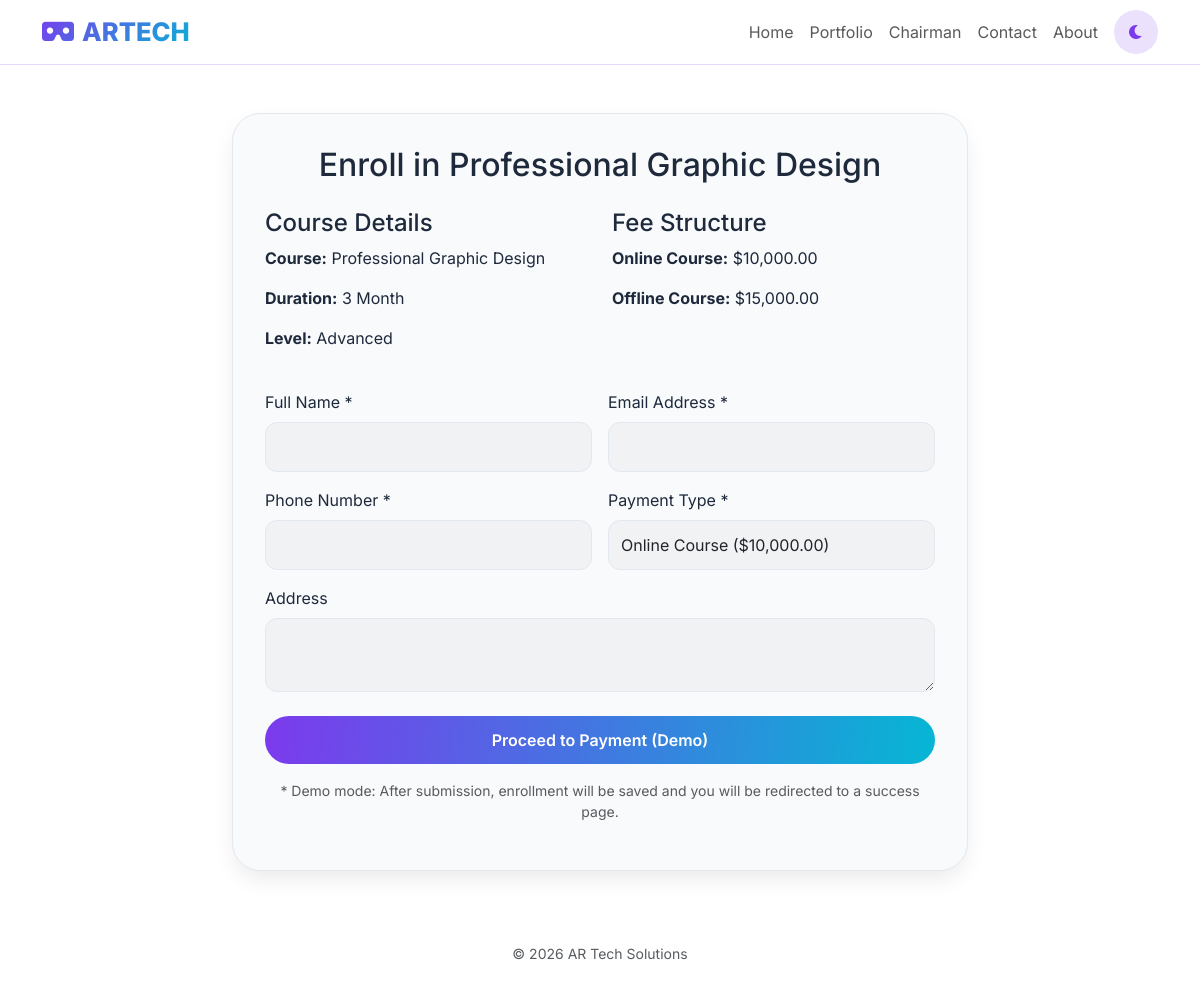
Screenshot of /enroll.php?course_id=7 with the database file from the repository.
### tables this page shows
CREATE TABLE `courses` (
  `id` int(11) NOT NULL,
  `title` varchar(255) NOT NULL,
  `description` text DEFAULT NULL,
  `short_description` text DEFAULT NULL,
  `icon_class` varchar(100) DEFAULT 'fas fa-cube',
  `link_url` varchar(255) DEFAULT '#',
  `image_url` varchar(500) DEFAULT NULL,
  `duration` varchar(50) DEFAULT NULL,
  `total_classes` int(11) DEFAULT 0,
  `total_projects` int(11) DEFAULT 0,
  `instructor_name` varchar(255) DEFAULT NULL,
  `instructor_bio` text DEFAULT NULL,
  `instructor_image` varchar(500) DEFAULT NULL,
  `curriculum` longtext DEFAULT NULL CHECK (json_valid(`curriculum`)),
  `career_outcomes` text DEFAULT NULL,
  `prerequisites` text DEFAULT NULL,
  `software_learned` text DEFAULT NULL,
  `is_popular` tinyint(4) DEFAULT 0,
  `level` varchar(50) DEFAULT NULL,
  `price` decimal(10,2) NOT NULL DEFAULT 0.00,
  `price_offline` decimal(10,2) DEFAULT 0.00,
  `enrolled_students` int(11) NOT NULL DEFAULT 0,
  `status` tinyint(1) NOT NULL DEFAULT 1,
  `order_position` int(11) DEFAULT 0,
  `created_at` timestamp NOT NULL DEFAULT current_timestamp()
);

### enroll.php (the view, shortened to what this page needs)
<?php
require_once 'config.php';
$course_id = isset($_GET['course_id']) ? intval($_GET['course_id']) : 0;
$stmt = $pdo->prepare("SELECT * FROM courses WHERE id = ? AND status = 1");
$stmt->execute([$course_id]);
$course = $stmt->fetch();
?>
<!DOCTYPE html>
<html lang="en">
<head>
    <link href="https://cdn.jsdelivr.net/npm/bootstrap@5.3.0-alpha1/dist/css/bootstrap.min.css" rel="stylesheet">
    <link rel="stylesheet" href="https://cdnjs.cloudflare.com/ajax/libs/font-awesome/6.0.0-beta3/css/all.min.css">
</head>
<body>
<nav class="navbar navbar-expand-lg glass-nav">
    <div class="container">
        <a class="navbar-brand" href="index.php"><i class="fas fa-vr-cardboard me-2"></i>ARTECH</a>
        <div class="collapse navbar-collapse" id="navbarNav">
            <ul class="navbar-nav ms-auto">
                <li class="nav-item"><a class="nav-link" href="index.php">Home</a></li>
                <li class="nav-item"><a class="nav-link" href="portfolio.php">Portfolio</a></li>
                <li class="nav-item"><a class="nav-link" href="chairman-speech.php">Chairman</a></li>
                <li class="nav-item"><a class="nav-link" href="contact.php">Contact</a></li>
                <li class="nav-item"><a class="nav-link" href="about.php">About</a></li>
            </ul>
            <button id="darkModeToggle" class="dark-toggle ms-2"><i class="fas fa-moon"></i></button>
        </div>
    </div>
</nav>
<main class="container py-5">
    <div class="row justify-content-center">
        <div class="col-lg-8">
            <div class="glass-card">
                <h2 class="text-center mb-4">Enroll in <?php echo htmlspecialchars($course['title']); ?></h2>
                <div class="row mb-4">
                    <div class="col-md-6">
                        <h4>Course Details</h4>
                        <p><strong>Course:</strong> <?php echo htmlspecialchars($course['title']); ?></p>
                        <p><strong>Duration:</strong> <?php echo htmlspecialchars($course['duration']); ?></p>
                        <p><strong>Level:</strong> <?php echo htmlspecialchars($course['level']); ?></p>
                    </div>
                    <div class="col-md-6">
                        <h4>Fee Structure</h4>
                        <p><strong>Online Course:</strong> $<?php echo number_format($course['price'], 2); ?></p>
                        <?php if($course['price_offline'] > 0): ?>
                        <p><strong>Offline Course:</strong> $<?php echo number_format($course['price_offline'], 2); ?></p>
                        <?php endif; ?>
                    </div>
                </div>
                <form method="POST">
                    <div class="row g-3">
                        <div class="col-md-6">
                            <label class="form-label">Full Name *</label>
                            <input type="text" name="name" class="form-control" required>
                        </div>
                        <div class="col-md-6">
                            <label class="form-label">Email Address *</label>
                            <input type="email" name="email" class="form-control" required>
                        </div>
                        <div class="col-md-6">
                            <label class="form-label">Phone Number *</label>
                            <input type="tel" name="phone" class="form-control" required>
                        </div>
                        <div class="col-md-6">
                            <label class="form-label">Payment Type *</label>
                            <select name="payment_type" class="form-select" required>
                                <option value="online">Online Course ($<?php echo number_format($course['price'], 2); ?>)</option>
                            </select>
                        </div>
                        <div class="col-12">
                            <label class="form-label">Address</label>
                            <textarea name="address" class="form-control" rows="2"></textarea>
                        </div>
                    </div>
                    <div class="mt-4">
                        <button type="submit" class="btn btn-primary-custom w-100">Proceed to Payment (Demo)</button>
                    </div>
                </form>
                <p class="text-muted mt-3 small text-center">* Demo mode: After submission, enrollment will be saved and you will be redirected to a success page.</p>
            </div>
        </div>
    </div>
</main>
<footer class="text-center py-4 text-muted small">© <?php echo date('Y'); ?> AR Tech Solutions</footer>
</body>
</html>

### enroll.php (style rules this page uses)
:root { --primary: #7c3aed; --primary-dark: #5b21b6; --secondary: #06b6d4; --bg-light: #ffffff; --bg-dark: #0f0f12; --surface-light: #f8fafc; --surface-dark: #1e1e2a; --text-light: #1e293b; --text-dark: #e2e8f0; --border-light: #e2e8f0; --border-dark: #2d3a4e; --shadow: 0 10px 25px -5px rgba(0,0,0,0.1); }
body { font-family: 'Inter', sans-serif; background: var(--bg-light); color: var(--text-light); }
.glass-card { background: var(--surface-light); border-radius: 28px; border: 1px solid var(--border-light); padding: 2rem; box-shadow: var(--shadow); }
.btn-primary-custom { background: linear-gradient(95deg, var(--primary), var(--secondary)); border: none; padding: 12px 32px; border-radius: 40px; color: white; font-weight: 600; transition: 0.3s; }
.glass-nav { background: rgba(255,255,255,0.85); backdrop-filter: blur(12px); border-bottom: 1px solid rgba(124,58,237,0.2); padding: 0.5rem 1rem; }
.navbar-brand { font-size: 1.6rem; font-weight: 800; background: linear-gradient(135deg, var(--primary), var(--secondary)); -webkit-background-clip: text; background-clip: text; color: transparent; }
.dark-toggle { background: rgba(124,58,237,0.15); border: none; border-radius: 40px; width: 44px; height: 44px; color: var(--primary); }
.form-control, .form-select { background: rgba(0,0,0,0.03); border: 1px solid var(--border-light); border-radius: 12px; padding: 0.75rem; }

### rows the page displays
courses: title "Professional Graphic Design", duration "3 Month", level "Advanced", price "10,000.00", price_offline "15,000.00"
